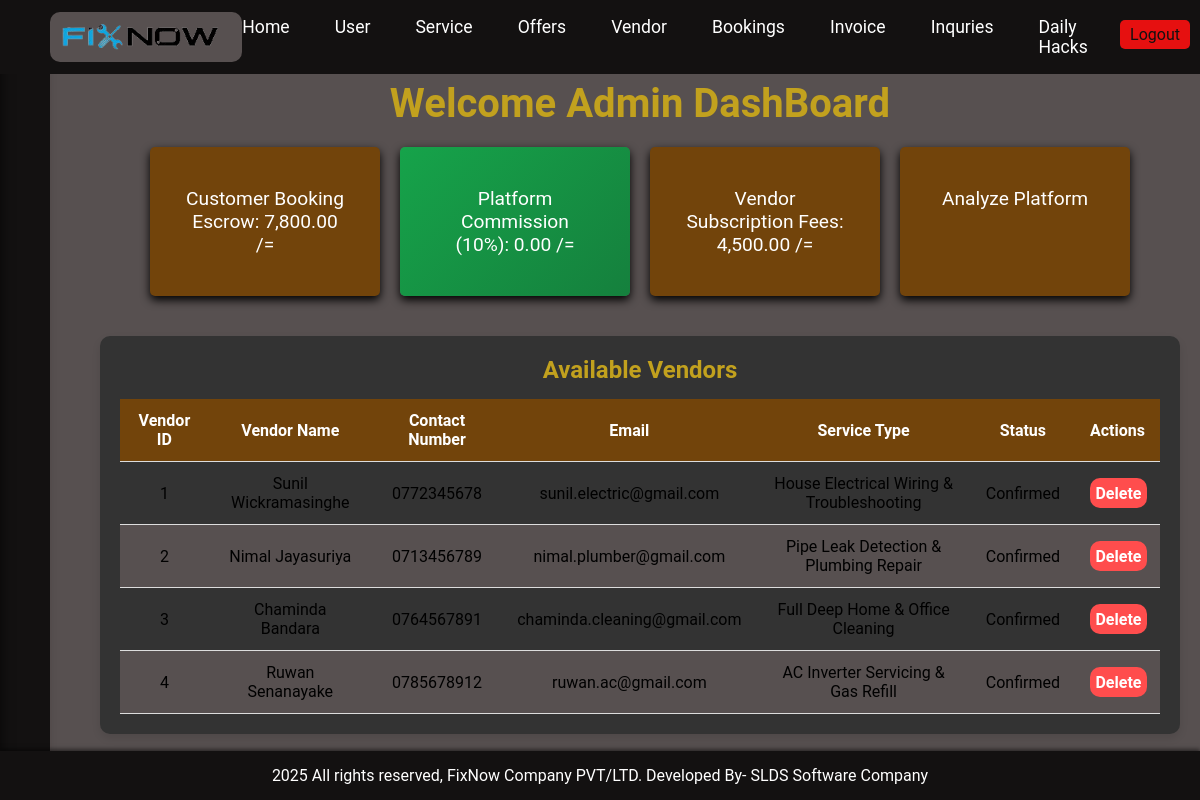
The page /admin/admin-index.php?status=success&action=login (signed in) on the database its author committed.
### tables this page shows
CREATE TABLE `tbl_service_providers` (
  `id` int(11) NOT NULL AUTO_INCREMENT,
  `registration_code` varchar(50) DEFAULT NULL UNIQUE,
  `full_name` varchar(100) NOT NULL,
  `email` varchar(100) NOT NULL UNIQUE,
  `contact_no` varchar(20) NOT NULL,
  `password` varchar(255) NOT NULL,
  `district_id` int(11) DEFAULT NULL,
  `town_id` int(11) DEFAULT NULL,
  `category_id` int(11) DEFAULT NULL,
  `servicetype_id` int(11) DEFAULT NULL,
  `experience` varchar(100) DEFAULT NULL,
  `available_dates_and_times` varchar(255) DEFAULT NULL,
  `about_you` text DEFAULT NULL,
  `registration_fee_paid` varchar(10) DEFAULT 'no',
  `payment_status` varchar(50) DEFAULT 'Pending',
  `vendor_image` varchar(255) DEFAULT NULL,
  `feedback_url` varchar(255) DEFAULT NULL,
  `status` varchar(50) DEFAULT 'Pending',
  `latitude` decimal(10,6) DEFAULT NULL,
  `longitude` decimal(10,6) DEFAULT NULL,
  `created_at` timestamp NOT NULL DEFAULT current_timestamp(),
  PRIMARY KEY (`id`),
  KEY `district_id` (`district_id`),
  KEY `town_id` (`town_id`),
  KEY `category_id` (`category_id`),
  KEY `servicetype_id` (`servicetype_id`)
);

CREATE TABLE `tbl_service` (
  `id` int(11) NOT NULL AUTO_INCREMENT,
  `category_id` int(11) NOT NULL,
  `service_type` varchar(150) NOT NULL,
  `about_service` text DEFAULT NULL,
  `booking_price` decimal(10,2) NOT NULL DEFAULT 0.00,
  `service_image` varchar(255) DEFAULT NULL,
  `created_at` timestamp NOT NULL DEFAULT current_timestamp(),
  PRIMARY KEY (`id`),
  KEY `category_id` (`category_id`)
);

### config/db_helper.php (called while the page is built, shortened)
<?php
if (!function_exists('db_execute')) {
    function _db_normalize_args($arg1, $arg2, $arg3, $arg4) {
        global $conn;
        if (is_object($arg1) && ($arg1 instanceof mysqli)) {
            $c = $arg1;
            $sql = $arg2;
            $params = is_array($arg3) ? $arg3 : [];
            $types = is_string($arg4) ? $arg4 : (is_string($arg3) ? $arg3 : '');
            return [$c, $sql, $params, $types];
        }
        $c = $conn;
        $sql = $arg1;
        $params = [];
        $types = '';
        return [$c, $sql, $params, $types];
    }
    function db_fetch_one($arg1, $arg2 = '', $arg3 = [], $arg4 = '') {
        list($c, $sql, $params, $types) = _db_normalize_args($arg1, $arg2, $arg3, $arg4);
        $stmt = $c->prepare($sql);
        $stmt->execute();
        $result = $stmt->get_result();
        $row = $result ? $result->fetch_assoc() : null;
        return $row;
    }
}

### admin/admin-index.php (the view)
<?php
include('partials/main.php');
$commission_res = db_fetch_one($conn, "SELECT SUM(total_amount) AS total_gross, SUM(platform_fee) AS total_commission FROM tbl_booking WHERE payment_status = 'Paid'");
$total_revenue = ($commission_res && $commission_res['total_gross']) ? floatval($commission_res['total_gross']) : 0;
$total_commission = ($commission_res && $commission_res['total_commission']) ? floatval($commission_res['total_commission']) : round($total_revenue * 0.10, 2);
$row_vendor = db_fetch_one($conn, "SELECT SUM(paid_amount) AS total_vendor_revenue FROM tbl_invoice WHERE status = 'paid'");
$total_vendor_revenue = ($row_vendor && $row_vendor['total_vendor_revenue']) ? floatval($row_vendor['total_vendor_revenue']) : 0;
$vendor_result = mysqli_query($conn, "SELECT sp.id, sp.full_name, sp.email, sp.contact_no, sp.servicetype_id, sp.status, s.service_type
                 FROM tbl_service_providers sp
                 JOIN tbl_service s ON sp.servicetype_id = s.id
                 ORDER BY sp.id ASC");
?>
<div class="main-content">
    <h2 class="main-welcome">Welcome Admin DashBoard</h2>
    <div class="content-grid">
        <a class="content-button" href="bookings.php">
            Customer Booking Escrow: <?php echo number_format($total_revenue, 2); ?> /=
        </a>
        <a class="content-button" href="bookings.php" style="background: linear-gradient(135deg, #16a34a, #15803d); color: white;">
            Platform Commission (10%): <?php echo number_format($total_commission, 2); ?> /=
        </a>
        <a class="content-button" href="manage-invoice.php">
            Vendor Subscription Fees: <?php echo number_format($total_vendor_revenue, 2); ?> /=
        </a>
        <a class="content-button" href="analyzing.php">Analyze Platform</a>
    </div>
</div>
<div class="vendors-table">
    <h2 class="main-vendors">Available Vendors</h2>
    <table>
        <thead>
            <tr>
                <th>Vendor ID</th>
                <th>Vendor Name</th>
                <th>Contact Number</th>
                <th>Email</th>
                <th>Service Type</th>
                <th>Status</th>
                <th>Actions</th>
            </tr>
        </thead>
        <tbody>
            <?php
            if (mysqli_num_rows($vendor_result) > 0) {
                while ($vendor = mysqli_fetch_assoc($vendor_result)) {
                    echo "<tr>
                        <td>{$vendor['id']}</td>
                        <td>{$vendor['full_name']}</td>
                        <td>{$vendor['contact_no']}</td>
                        <td>{$vendor['email']}</td>
                        <td>{$vendor['service_type']}</td>
                        <td>{$vendor['status']}</td>
                        <td>
                            <a href='delete-vendor.php?id={$vendor['id']}' class='delete_vendor'>Delete</a>
                        </td>
                    </tr>";
                }
            } else {
                echo "<tr><td colspan='7'>No vendors found.</td></tr>";
            }
            ?>
        </tbody>
    </table>
</div>
<?php include('partials/footer.php'); ?>

### admin/admin_css/style.css (style rules this page uses)
:root { --primary-color: #131111; --primaryHover-color: #333333; --secondary-color: #e61010; --secondaryHover-color: #ff4d4d; --text-color: #ffffff; --textHover-color: #e2cdcd; --hover-color: #ffd700; --background-color: #575050; --border-color: #8f7b7b; --accent-color: #ffcc00; --accentHover-color: #c2a11e; --button: #72440b; --buttonHover: #c58433; --Update: #077a0d; --UpdateHover: #0faa17; --shadow-color: rgba(66, 60, 60, 0.2); }
* { margin: 0; padding: 0; box-sizing: border-box; font-family: 'Roboto', sans-serif; }
body { margin: 0; font-family: Arial, sans-serif; background-color: var(--background-color); padding-top: 60px; }
.main-welcome { font-size: 40px; text-align: center; color: var(--accentHover-color); }
.main-content { padding: 20px; margin-left: 80px; }
.content-grid { display: flex; justify-content: space-between; margin: 20px 40px 20px 40px; }
.content-button { background-color: var(--button); color: var(--text-color); padding: 40px 35px; text-decoration: none; border: none; border-radius: 5px; transition: background-color 0.3s; flex: 1; margin: 0 10px; font-size: 1.2em; text-align: center; box-shadow: 0 4px 10px rgba(0, 0, 0, 4); }
.vendors-table { width: 90%; margin: 0 auto; margin-left: 100px; background-color: var(--primaryHover-color); border-radius: 10px; padding: 20px; box-shadow: 0px 4px 8px rgba(0, 0, 0, 0.1); }
.vendors-table h2 { text-align: center; font-size: 24px; font-weight: bold; color:var(--accentHover-color); margin-bottom: 15px; }
.vendors-table table { width: 100%; border-collapse: collapse; overflow-x: auto; }
.vendors-table th, .vendors-table td { padding: 12px 15px; text-align: center; border-bottom: 1px solid #ddd; }
.vendors-table th { background-color: var(--button); color: white; font-size: 16px; }
.vendors-table tbody tr:nth-child(even) { background-color: var(--background-color); }
.delete_vendor { background-color: var(--secondaryHover-color); padding: 10%; color: white; border-radius: 10px; text-decoration: none; font-weight: bold; margin-bottom: 20px; }
a { text-decoration: none; }

### rows shown on the page
tbl_service_providers: id "1", full_name "Sunil Wickramasinghe", contact_no "0772345678", email "sunil.electric@gmail.com", tbl_service.service_type "House Electrical Wiring & Troubleshooting", status "Confirmed"
tbl_service_providers: id "2", full_name "Nimal Jayasuriya", contact_no "0713456789", email "nimal.plumber@gmail.com", tbl_service.service_type "Pipe Leak Detection & Plumbing Repair", status "Confirmed"
tbl_service_providers: id "3", full_name "Chaminda Bandara", contact_no "0764567891", email "chaminda.cleaning@gmail.com", tbl_service.service_type "Full Deep Home & Office Cleaning", status "Confirmed"
tbl_service_providers: id "4", full_name "Ruwan Senanayake", contact_no "0785678912", email "ruwan.ac@gmail.com", tbl_service.service_type "AC Inverter Servicing & Gas Refill", status "Confirmed"

### other values the page prints
$total_revenue "7,800.00"
$total_commission "0.00"
$total_vendor_revenue "4,500.00"
